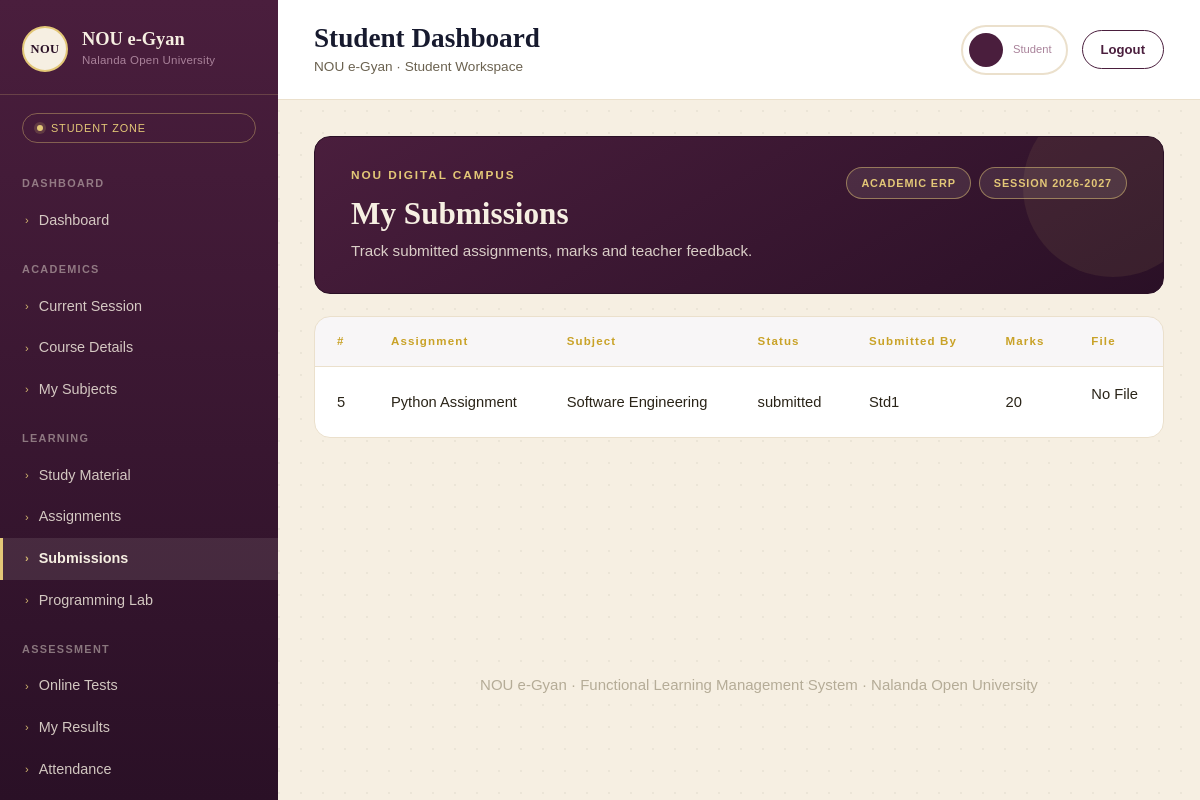
The page /studentdash/submissions (signed in) on the database its author committed.
### myapp/models.py (models this page shows, shortened)
class TaskSubmission(models.Model):
    task=models.ForeignKey(
        AddTask,
        on_delete=models.CASCADE
    )
    submitted_file=models.FileField(upload_to='submission/')
    submit_to=models.CharField(max_length=50)
    status=models.CharField(max_length=50)

class AddTask(models.Model):
    id=models.IntegerField(primary_key=True,auto_created=True)
    title=models.CharField(max_length=50,unique=True)
    due_date=models.DateField()
    Dor_date=models.DateTimeField(null=True)
    course=models.CharField(max_length=50)
    subject=models.CharField(max_length=50)
    total_marks=models.IntegerField()
    attachment=models.FileField(upload_to='add_task',null=True)
    status=models.CharField(max_length=20)
    instruction=models.CharField(max_length=200)
    create_by=models.ForeignKey(
        User,
        on_delete=models.SET_NULL,null=True
    )

### myapp/views.py (the view)
# urls.py: path('studentdash/submissions',views.s_submission,name='s_submission'),
@cache_control(no_cache=True,must_revalidate=True,no_store=True)
@login_required
def s_submission(request):
    ab=TaskSubmission.objects.all()
    return render(request,'student/submission.html',{'ab':ab})

### myapp/templates/student/submission.html (shortened to what this page needs)
{% extends "student/base.html" %}
{% block content %}
<div class="content-wrap">
  <div class="page-hero">
    <div class="hero-top">
      <div>
        <div class="hero-eyebrow">NOU DIGITAL CAMPUS</div>
        <h1>My Submissions</h1>
        <div class="sub">Track submitted assignments, marks and teacher feedback.</div>
      </div>
      <div class="hero-badges">
        <div class="hero-badge">ACADEMIC ERP</div>
        <div class="hero-badge">SESSION 2026-2027</div>
      </div>
    </div>
  </div>
  <div class="table-card">
    <table>
      <thead>
        <tr>
          <th>#</th>
          <th>Assignment</th>
          <th>Subject</th>
          <th>Status</th>
          <th>Submitted By</th>
          <th>Marks</th>
          <th>File</th>
        </tr>
      </thead>
      <tbody>
        {% for i in ab %}
        <tr>
          <td>{{i.id}}</td>
          <td>{{i.task.title}}</td>
          <td>{{i.task.subject}}</td>
          <td>{{i.status}}</td>
          <td>{{i.submit_to}}</td>
          <td>{{i.task.total_marks}}</td>
          <td>{% if i.submitted_file %}
            <a href="">{{i.submitted_file}}</a>
            {% else %}
            <p>No File</p>
            {% endif %}</td>
        </tr>
        {% endfor %}
      </tbody>
    </table>
  </div>
</div>
{% endblock content %}

### myapp/static/css/student.css (style rules this page uses)
:root { --ink: #171A2E; --ink-soft: #262B48; --brick: #4A1E3D; --brick-deep: #2A1026; --parchment: #F6EFE2; --parchment-2:#EBE0CC; --brass: #C9A227; --brass-soft: #E3C777; --teal-accent:#8A5C7A; --sage: #A9829A; --ink-text: #2A2418; --font-display: 'Cinzel', serif; --font-body: 'Work Sans', sans-serif; --sidebar-w: 278px; padding-top: env(safe-area-inset-top, 0px); padding-bottom: env(safe-area-inset-bottom, 0px); }
* { box-sizing: border-box; }
html,body { height:100%; }
body { margin:0; font-family: var(--font-body); background: var(--parchment); color: var(--ink-text); -webkit-font-smoothing: antialiased; }

### myapp/templates/student/submission.html (style rules this page uses)
:root { --ink: #171A2E; --brick: #4A1E3D; --brick-deep: #2A1026; --parchment: #F6EFE2; --parchment-2:#EBE0CC; --brass: #C9A227; --brass-soft: #E3C777; --sage: #A9829A; --ink-text: #2A2418; --font-display: 'Cinzel', serif; --font-body: 'Work Sans', sans-serif; }
* { box-sizing: border-box; }
body { margin:0; font-family: var(--font-body); background: var(--parchment); color: var(--ink-text); }
.content-wrap { padding: clamp(20px, 3vw, 44px); }
.page-hero { background: linear-gradient(150deg, var(--brick) 0%, var(--brick-deep) 100%); color: var(--parchment); border-radius: 16px; padding: 30px clamp(22px, 3vw, 40px); position: relative; overflow: hidden; margin-bottom: 22px; border: 1px solid var(--brick-deep); }
.page-hero::after { content:""; position:absolute; right:-40px; top:-40px; width:180px; height:180px; border-radius:50%; background: rgba(227,199,119,0.08); }
.hero-top { display:flex; align-items:flex-start; justify-content:space-between; gap: 16px; flex-wrap: wrap; position:relative; z-index:1; }
.hero-eyebrow { font-size:0.74rem; letter-spacing:0.16em; color: var(--brass-soft); margin-bottom:10px; font-weight:600; }
.page-hero h1 { font-family: var(--font-display); font-weight:700; font-size: clamp(1.5rem, 2.6vw, 2.05rem); margin: 0 0 8px; }
.page-hero .sub { font-size:0.95rem; color: rgba(246,239,226,0.85); max-width: 52ch; }
.hero-badges { display:flex; gap:8px; flex-wrap:wrap; }
.hero-badge { background: rgba(246,239,226,0.1); border:1px solid rgba(227,199,119,0.5); color: var(--brass-soft); font-size:0.68rem; letter-spacing:0.08em; padding: 7px 14px; border-radius:999px; white-space:nowrap; font-weight:600; }
.table-card { background:#fff; border:1px solid var(--parchment-2); border-radius:16px; overflow-x:auto; }
.table-card table { width:100%; border-collapse:collapse; min-width:760px; }
.table-card thead th { font-size:0.72rem; letter-spacing:0.1em; color: var(--brass); text-align:left; padding: 16px 22px; border-bottom:1.5px solid var(--parchment-2); background: rgba(74,30,61,0.04); white-space:nowrap; }
.table-card tbody td { padding: 16px 22px; font-size:0.92rem; color: var(--ink-text); border-bottom:1px solid var(--parchment-2); white-space:nowrap; }
.table-card tbody tr:last-child td { border-bottom:none; }

### rows shown on the page
TaskSubmission: id "5", task "Python Assignment", task.subject "Software Engineering", status "submitted", submit_to "Std1", task.total_marks "20", submitted_file "No File"
